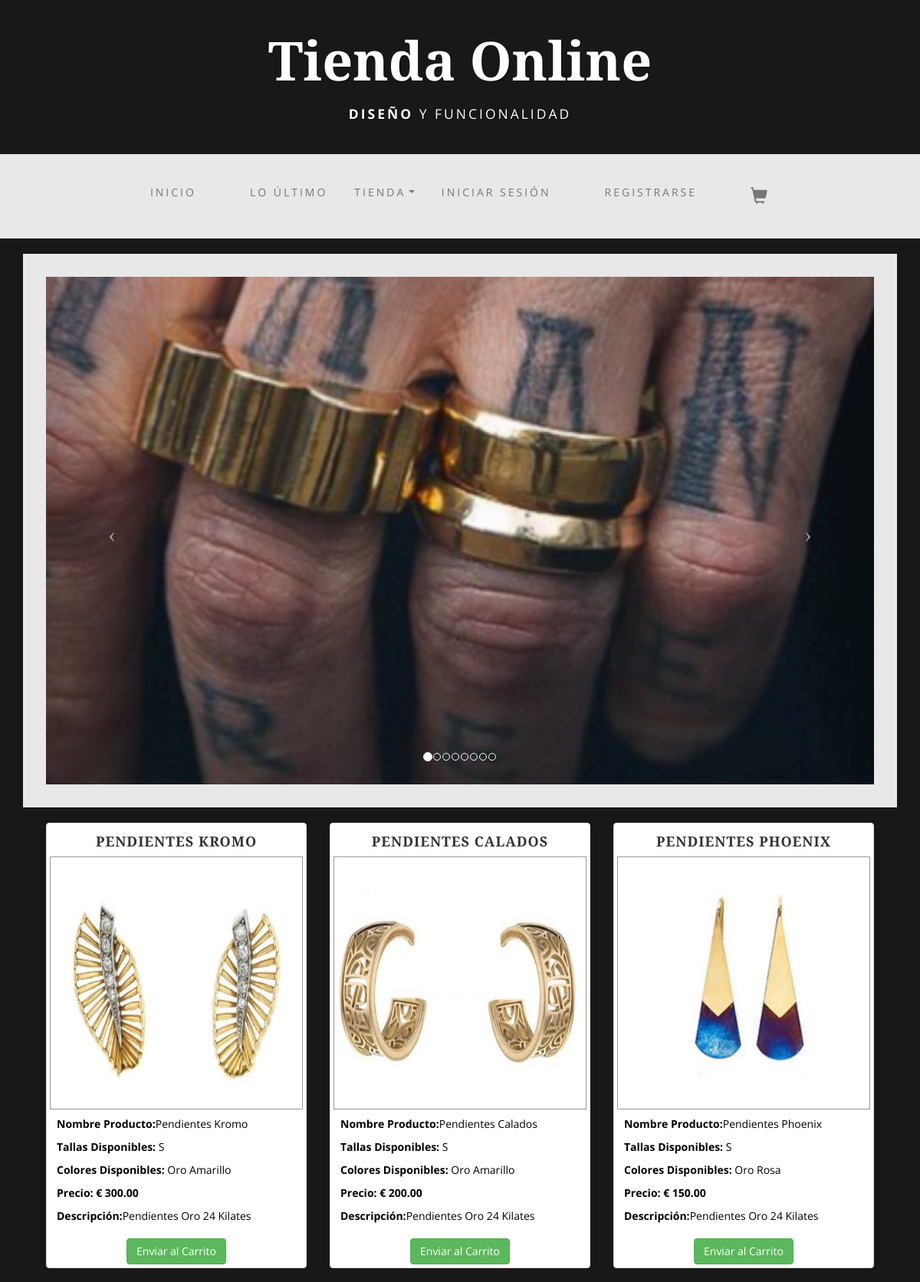
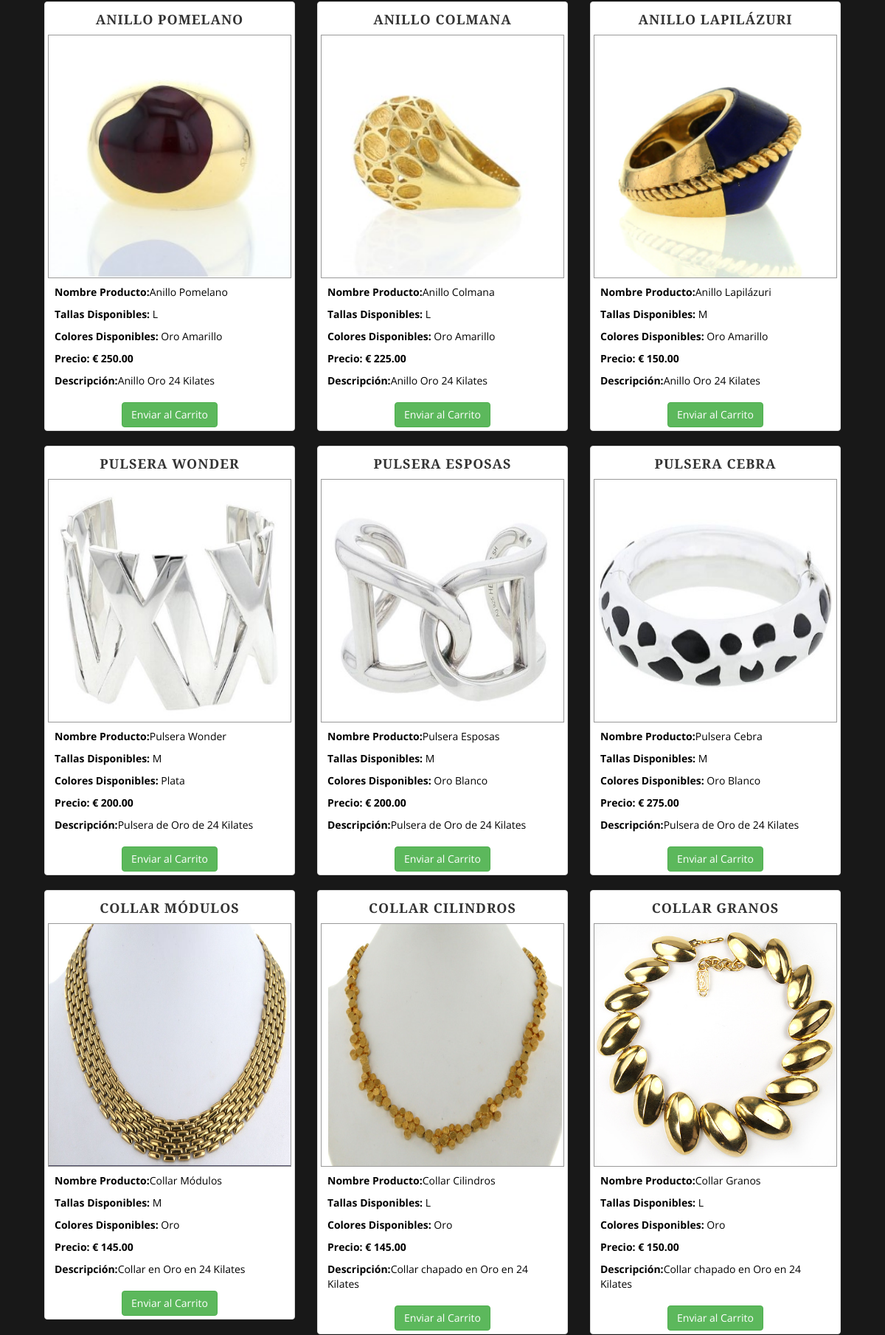
/tienda/index.php (upper part), run on the app's committed database (2 pictures, top to bottom).
### tables this page shows
CREATE TABLE `producto` (
  `producto_id` int(11) NOT NULL,
  `producto_nombre` varchar(70) NOT NULL,
  `categoria_id` int(11) NOT NULL,
  `producto_talla` varchar(30) NOT NULL,
  `producto_color` varchar(30) DEFAULT NULL,
  `producto_precio` float(10,2) NOT NULL,
  `producto_cantidad` int(11) NOT NULL,
  `producto_sold` int(7) NOT NULL,
  `producto_stock` int(25) NOT NULL,
  `producto_descripcion` varchar(500) NOT NULL,
  `producto_foto` varchar(500) NOT NULL,
  `usuario_id` int(10) NOT NULL,
  `created` datetime DEFAULT current_timestamp()
);

### tienda/index.php (the view, shortened to what this page needs)
<?php
include('..\inc\header.php');
include ('..\inc\container.php');
require_once "..\conexion.php";
?>
<?php include('..\inc\menu.php'); ?>
<div class="container">
    <div class="row">
        <div class="box">
            <div class="col-lg-12 text-center">
                <div id="carousel-example-generic" class="carousel slide">
                    <ol class="carousel-indicators hidden-xs">
                        <li data-target="#carousel-example-generic" data-slide-to="0" class="active"></li>
                        <li data-target="#carousel-example-generic" data-slide-to="1"></li>
                        <li data-target="#carousel-example-generic" data-slide-to="2"></li>
                        <li data-target="#carousel-example-generic" data-slide-to="3"></li>
                        <li data-target="#carousel-example-generic" data-slide-to="4"></li>
                        <li data-target="#carousel-example-generic" data-slide-to="5"></li>
                        <li data-target="#carousel-example-generic" data-slide-to="6"></li>
                        <li data-target="#carousel-example-generic" data-slide-to="7"></li>
                    </ol>
                    <div class="carousel-inner">
                        <div class="item active">
                            <img class="img-responsive img-full" src="../img2/slide_1.PNG" alt="">
                        </div>
                    </div>
                    <a class="left carousel-control" href="#carousel-example-generic" data-slide="prev">
                        <span class="icon-prev"></span>
                    </a>
                    <a class="right carousel-control" href="#carousel-example-generic" data-slide="next">
                        <span class="icon-next"></span>
                    </a>
                </div>
            </div>
        </div>
    </div>
    <?php
      $query = $db->query("SELECT * FROM producto WHERE producto_id IN (44,47,49,17,18,19,55,58,61,38,39,40) ORDER BY producto_id DESC LIMIT 12");
      if ($query->num_rows > 0) {
          while ($row = $query->fetch_assoc()) {
      ?>
      <div class="col-sm-4 col-lg-4 col-md-4">
            <div class="thumbnail">
				<h4 style="text-align: center;"><?php echo $row["producto_nombre"]; ?></h4>
                <img class="img-fluid img-border 2px solid gray; border-radius: 10px;" src="../gestion/img/producto/<?php echo $row["producto_foto"]; ?>" style="width:440px !important; height:330px !important" alt="imagen">
                <div class="caption">
					<p><strong>Nombre Producto:</strong><?php echo $row["producto_nombre"]; ?></p>
					<p><strong>Tallas Disponibles:</strong><?php echo " " .$row["producto_talla"]; ?></p>
					<p><strong>Colores Disponibles:</strong> <?php echo $row["producto_color"]; ?></p>
					<p><strong>Precio: € <?php echo $row["producto_precio"]; ?></strong></p>
                    <p><strong>Descripción:</strong><?php echo $row["producto_descripcion"]; ?></p>
                </div>
				<center><a class="btn btn-success" href="accionCarrito.php?action=addToCart&id=<?php echo $row["producto_id"]; ?>">Enviar al Carrito</a></center>
            </div>
        </div>
                        <?php }
                    } else { ?>
                        <p>Producto(s) no existe.....</p>
                    <?php } ?>
</div>

### inc/header.php (style rules this page uses)
body { background-color: #181818; }

### data on the page
producto: producto_nombre "PENDIENTES KROMO", producto_foto (picture), producto_nombre "Pendientes Kromo", producto_talla "S", producto_color "Oro Amarillo", producto_precio "300.00", producto_descripcion "Pendientes Oro 24 Kilates"
producto: producto_nombre "PENDIENTES CALADOS", producto_foto (picture), producto_nombre "Pendientes Calados", producto_talla "S", producto_color "Oro Amarillo", producto_precio "200.00", producto_descripcion "Pendientes Oro 24 Kilates"
producto: producto_nombre "PENDIENTES PHOENIX", producto_foto (picture), producto_nombre "Pendientes Phoenix", producto_talla "S", producto_color "Oro Rosa", producto_precio "150.00", producto_descripcion "Pendientes Oro 24 Kilates"
producto: producto_nombre "ANILLO POMELANO", producto_foto (picture), producto_nombre "Anillo Pomelano", producto_talla "L", producto_color "Oro Amarillo", producto_precio "250.00", producto_descripcion "Anillo Oro 24 Kilates"
producto: producto_nombre "ANILLO COLMANA", producto_foto (picture), producto_nombre "Anillo Colmana", producto_talla "L", producto_color "Oro Amarillo", producto_precio "225.00", producto_descripcion "Anillo Oro 24 Kilates"
producto: producto_nombre "ANILLO LAPILÁZURI", producto_foto (picture), producto_nombre "Anillo Lapilázuri", producto_talla "M", producto_color "Oro Amarillo", producto_precio "150.00", producto_descripcion "Anillo Oro 24 Kilates"
producto: producto_nombre "PULSERA WONDER", producto_foto (picture), producto_nombre "Pulsera Wonder", producto_talla "M", producto_color "Plata", producto_precio "200.00", producto_descripcion "Pulsera de Oro de 24 Kilates"
producto: producto_nombre "PULSERA ESPOSAS", producto_foto (picture), producto_nombre "Pulsera Esposas", producto_talla "M", producto_color "Oro Blanco", producto_precio "200.00", producto_descripcion "Pulsera de Oro de 24 Kilates"
producto: producto_nombre "PULSERA CEBRA", producto_foto (picture), producto_nombre "Pulsera Cebra", producto_talla "M", producto_color "Oro Blanco", producto_precio "275.00", producto_descripcion "Pulsera de Oro de 24 Kilates"
producto: producto_nombre "COLLAR MÓDULOS", producto_foto (picture), producto_nombre "Collar Módulos", producto_talla "M", producto_color "Oro", producto_precio "145.00", producto_descripcion "Collar en Oro en 24 Kilates"
producto: producto_nombre "COLLAR CILINDROS", producto_foto (picture), producto_nombre "Collar Cilindros", producto_talla "L", producto_color "Oro", producto_precio "145.00", producto_descripcion "Collar chapado en Oro en 24 Kilates"
producto: producto_nombre "COLLAR GRANOS", producto_foto (picture), producto_nombre "Collar Granos", producto_talla "L", producto_color "Oro", producto_precio "150.00", producto_descripcion "Collar chapado en Oro en 24 Kilates"
